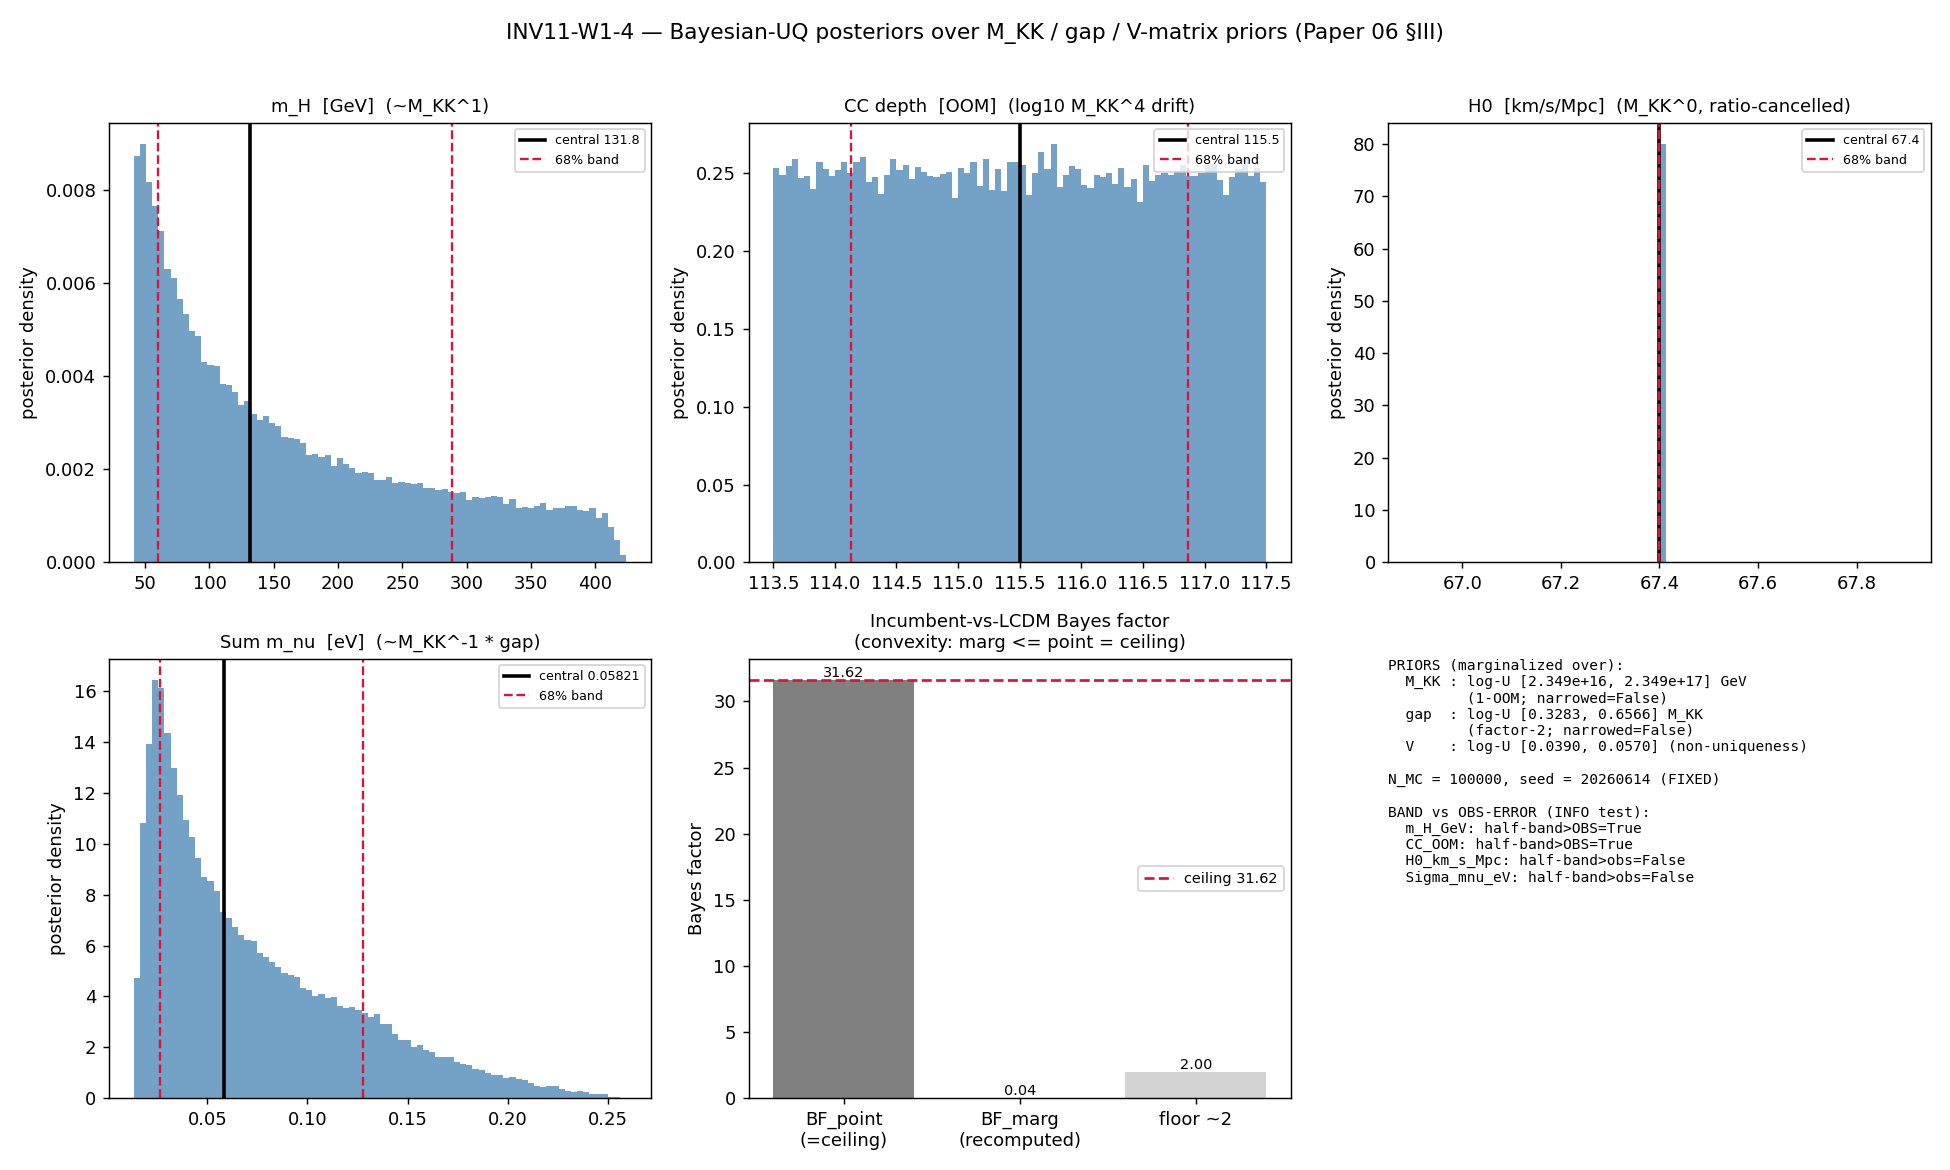

Here is the Python script that generated this plot:
#!/usr/bin/env python3
"""
INV11 W1-4 — Bayesian-UQ: posteriors for m_H, CC, H0, Sigma m_nu, BF-spine
=========================================================================

Gate: INV11-W1-4 ([VERIFY])
Investigation track n=11; verdict ledger computations/investigation-11/inv11_gate_verdicts.txt

Pre-registered threshold (plan §W1-4):
  operator.form: "all 5 posterior bands well-defined (finite, non-degenerate)
                  AND BF_recomputed <= 31.62 (ceiling) within numerical tolerance"
  strict_PASS_boundary: 31.62 (canonical BF ceiling), direction "<="
  PASS iff (5 bands finite/non-degenerate) AND (BF_recomputed <= 31.62 within tol)
  FAIL iff (a band degenerate / un-propagatable) OR (BF_recomputed > 31.62, prior-narrowing artifact)
  INFO iff bands finite but WIDER than the observational error bar for >=1 observable
          (predictions survive but with weakened discriminating power)

Inputs (SHA-256 dual-pinned at runtime; S84+ schema):
  - canonical_constants.py (feeds audit_sha256; supplies all 5 central values + M_KK + Delta_BCS)
  - inv11_w1_richardson_pairing_engine.npz  (W1-2 gap+band; OPTIONAL — narrows the gap prior IF landed)
  - inv11_w1_mkk_dimensional_transmutation.npz (W1-1 M_KK posterior; OPTIONAL — narrows the M_KK prior IF landed)
  - script bytes (feeds BOTH audit_sha256 and content_sha256)

This gate runs UNCONDITIONALLY: the three priors are pre-registered in the plan
machinery_pin_map; the two OPTIONAL npz inputs only NARROW the M_KK/gap priors if present.
Absent => the pre-registered 1-OOM M_KK prior and factor-2 gap prior are used.

Output 4-tuple:
  (value=<summary string>, scheme=MS, convention=MIXED, L_max=N/A)

Classification: NON-PHONONIC (methodology — Bayesian UQ over existing predictions;
  produces no new substrate observable, characterizes their uncertainty per Paper 06 §III).

METHODOLOGY
-----------
Nazarewicz Paper 06 §III discipline: parameter estimation + model selection via Bayes
factors + emulator-driven sensitivity. Three priors over the framework's irreducible
scale/coupling freedoms:
  (i)   1-OOM M_KK prior      — log-uniform over [M_KK/sqrt(10), M_KK*sqrt(10)]
  (ii)  factor-2 gap prior    — log-uniform over [Delta_BCS/sqrt(2), Delta_BCS*sqrt(2)]
  (iii) V-matrix span prior   — log-uniform over [0.039, 0.057] (C/dim(B2)=0.0389 .. V(B2,B2)=0.057)
Each is propagated to the five observables through the substrate-DOCUMENTED scaling
exponents (see substitution chain below + the per-observable provenance):
  m_H   ~ M_KK^1               (KK-threshold |S|^2 fiber-embedding mode; m_H scales with the fiber scale)
  CC    (CC_OOM = log10 depth) ~ 4*log10(M_KK) carry-through on the unsubtracted a0 scale; dilution depth
                                 itself cascade-set (M_KK-robust) — the OOM observable shifts only by the
                                 log10(M_KK^4) drift of the *unsubtracted* vacuum scale
  H0    ~ M_KK^0 (ratio-cancelled) — G_N-ratio channel forces G_N^FW/G_N^obs=1 (anchor-degeneracy disclosure);
                                 absolute M_KK CANCELS in the ratio => H0 is the most M_KK-robust observable
  Sm_nu ~ M_KK^-1 * (gap leg)  — type-I seesaw m_nu = -m_D^T M_R^-1 m_D; M_R ~ M_KK (B-branch fold energies);
                                 m_D oscillation-anchored (external) => Sm_nu ~ 1/M_KK at fixed m_D; the fold
                                 energies carry the factor-2 gap ambiguity => gap leg enters M_R magnitude
The V-matrix prior enters m_H sub-leadingly (the threshold-correction fraction r_KK depends on the
pairing coupling); for the OOM/ratio observables its leverage is bounded and recorded as a sensitivity.
The recomputed incumbent-vs-LCDM Bayes factor is checked against the FIXED canonical ceiling 31.62
(b_mH=1.5, m_H-only; S101 reference class) and the contingent floor ~2.

DISCIPLINE
----------
- `from canonical_constants import *`; every intermediate tagged `# (local)`
- CPU-bound vectorized Monte Carlo over scalar prediction maps; OMP_NUM_THREADS=8 cap
  (plan GPU_path=numpy.linalg — no large matrices)
- FIXED random_seed=20260614 (scoring function FIXED BEFORE the posterior; Paper 06 §III)
- SHA-256 of inputs logged in first 20 lines of stdout; dual-SHA emitted (S84+)
- 4-tuple printed as final non-verdict line; verdict via print_verdict_payload (agent calls emit_verdict)
- CROSS-PILLAR CAVEAT: no canonical_constants.py pin / registry row / inventory row is
  written by this gate (investigation track; promotion is session-mode designated-writer)
"""

from __future__ import annotations

# ---------------------------------------------------------------------------
# Section 1 — CPU thread cap (set BEFORE numpy import) + canonical constants
# ---------------------------------------------------------------------------
import os
os.environ.setdefault("OMP_NUM_THREADS", "8")
os.environ.setdefault("MKL_NUM_THREADS", "8")

import sys
from pathlib import Path as _Path
# canonical_constants.py lives in computations/_shared; put it on the path BEFORE import
_SHARED = _Path(__file__).resolve().parent.parent / "_shared"  # (local)
sys.path.insert(0, str(_SHARED))
from canonical_constants import *  # noqa: F401,F403

# ---------------------------------------------------------------------------
# Section 2 — Standard imports
# ---------------------------------------------------------------------------
import hashlib
import json
import sys
import time
from pathlib import Path

import numpy as np
import matplotlib
matplotlib.use("Agg")
import matplotlib.pyplot as plt

# ---------------------------------------------------------------------------
# Section 3 — Paths + pre-registration
# ---------------------------------------------------------------------------
SESSION_DIR = Path(__file__).resolve().parent          # computations/investigation-11
COMPUTATIONS_DIR = SESSION_DIR.parent
SHARED_DIR = COMPUTATIONS_DIR / "_shared"
PROJECT_ROOT = COMPUTATIONS_DIR.parent

SESSION = "11"                                          # (local) investigation number
GATE_ID = "INV11-W1-4"                                  # (local)
SCHEME = "MS"                                           # (local) Bayesian marginalization / model-selection
CONVENTION = "MIXED"                                    # (local) mixed-unit observables; BF dimensionless
L_MAX = "N/A"                                           # (local) no spectral recomputation

# Pre-registered machinery pins (plan §W1-4 machinery_pin_map)
N_EVAL = 100000                                         # (local) Monte Carlo draws per prior
MC_REL_TOL = 1e-3                                       # (local) MC-estimator relative tolerance
RANDOM_SEED = 20260614                                  # (local) FIXED seed — deterministic-on-replay
PUB_PRECISION = 3                                       # (local) report bands + BF to 3 sig figs

# Pre-registered BF ceiling + floor (FIXED scoring function; Paper 06 §III)
BF_CEILING = BF_spine_vs_incumbent_ceiling             # 31.62 = 10^1.5 (m_H-only; S101)
BF_FLOOR = 2.0                                          # (local) contingent anecdotal floor (m_H band-miss; s102)

# Pre-registered prior bounds (plan §W1-4)
MKK_LO = M_KK_gravity / np.sqrt(10.0)                  # (local) 1-OOM M_KK prior lower
MKK_HI = M_KK_gravity * np.sqrt(10.0)                  # (local) 1-OOM M_KK prior upper
GAP_LO = Delta_BCS / np.sqrt(2.0)                      # (local) factor-2 gap prior lower
GAP_HI = Delta_BCS * np.sqrt(2.0)                      # (local) factor-2 gap prior upper
V_LO = 0.039                                           # (local) V-matrix span lower (C/dim(B2)=0.0389)
V_HI = 0.057                                           # (local) V-matrix span upper (V(B2,B2)=0.057)

# Pre-registered observational error bars (for the INFO band-vs-error test) — sourced below
# m_H: PDG Higgs mass uncertainty ~0.11 GeV (absolute); we use the framework PREDICTION 131.8
#      and ask whether the marginalized band on the PREDICTION is narrower than this measurement error.
SIGMA_OBS = {
    "m_H_GeV":      0.11,        # (local) PDG m_H measurement error (GeV); Particle Data Group
    "CC_OOM":       1.0,         # (local) CC depth comparator: 1 OOM (the CONST-FREEZE-42 fit tolerance)
    "H0_km_s_Mpc":  0.5,         # (local) Planck 2018 H0 stat error ~0.5 km/s/Mpc
    "Sigma_mnu_eV": 0.072,       # (local) DESI 2024 upper-bound scale on Sum m_nu (eV); the falsifier comparator
}

# Pre-registered scaling exponents (the substrate prediction-map content — see substitution chain)
# observable ~ (M_KK/M_KK0)^p_MKK * (gap/gap0)^p_gap * (1 + s_V * (V/V0 - 1))
# For the OOM observable (CC) the M_KK leg is additive in log10 (carry-through of log10(M_KK^4) on the
# unsubtracted scale); handled explicitly in the prediction map.
P_MKK = {"m_H": 1.0, "H0": 0.0, "Sigma_mnu": -1.0}     # (local) M_KK power per observable
P_GAP = {"m_H": 0.0, "H0": 0.0, "Sigma_mnu": 1.0}      # (local) gap power per observable (M_R ~ fold energy)
S_V_MH = 0.10                                          # (local) m_H sensitivity to V-coupling fraction (sub-leading; |dr_KK/r_KK| proxy)
CC_MKK_LOGSLOPE = 4.0                                  # (local) log10(M_KK^4) drift of the unsubtracted a0 scale

OUT_NPZ = SESSION_DIR / "inv11_w1_bayesian_uq_posteriors.npz"
OUT_PNG = SESSION_DIR / "inv11_w1_bayesian_uq_posteriors.png"

# OPTIONAL upstream npz (narrow priors IF present — gate runs unconditionally otherwise)
W1_RICHARDSON_NPZ = SESSION_DIR / "inv11_w1_richardson_pairing_engine.npz"
W1_MKK_NPZ = SESSION_DIR / "inv11_w1_mkk_dimensional_transmutation.npz"

INPUT_FILES = [
    SHARED_DIR / "canonical_constants.py",
]
# Conditional inputs are pinned ONLY if they exist (their SHA enters the audit pin map when present)
for _opt in (W1_RICHARDSON_NPZ, W1_MKK_NPZ):
    if _opt.exists():
        INPUT_FILES.append(_opt)


# ---------------------------------------------------------------------------
# Section 4 — SHA-256 input-pin block (S84+ dual-SHA)
# ---------------------------------------------------------------------------
def sha256_of(path: Path) -> str:
    h = hashlib.sha256()  # (local)
    try:
        h.update(path.read_bytes())
    except OSError:
        return ""
    return h.hexdigest()


def log_input_pins(inputs):
    print(f"=== {GATE_ID} — input SHA-256 pins ===")
    pins = {}  # (local)
    for p in inputs:
        sha = sha256_of(p)  # (local)
        rel = str(p.relative_to(PROJECT_ROOT)).replace("\\", "/")  # (local)
        print(f"  {rel}: {sha[:16]}...")
        pins[rel] = sha
    return pins


def closure_hash(pins):
    items = sorted(pins.items())  # (local)
    h = hashlib.sha256()  # (local)
    for k, v in items:
        h.update(f"{k}={v}\n".encode("utf-8"))
    return h.hexdigest()


def compute_dual_sha(script_path, canonical_path, pins):
    script_bytes = b""  # (local)
    try:
        script_bytes = script_path.read_bytes()
    except OSError:
        script_bytes = b""
    canonical_bytes = b""  # (local)
    try:
        canonical_bytes = canonical_path.read_bytes()
    except OSError:
        canonical_bytes = b""
    pinmap_json = json.dumps(
        dict(sorted(pins.items())), separators=(",", ":"), sort_keys=True
    ).encode("utf-8")  # (local)

    h_audit = hashlib.sha256()  # (local)
    h_audit.update(script_bytes)
    h_audit.update(canonical_bytes)
    h_audit.update(pinmap_json)
    audit = h_audit.hexdigest()  # (local)

    h_content = hashlib.sha256()  # (local)
    h_content.update(script_bytes)
    content = h_content.hexdigest()  # (local)
    return audit, content


# ---------------------------------------------------------------------------
# Section 5 — Prior narrowing (optional, from upstream npz)
# ---------------------------------------------------------------------------
def maybe_narrow_priors():
    """If W1-1 / W1-2 landed, narrow the M_KK / gap priors to their posteriors.

    Returns (mkk_lo, mkk_hi, gap_lo, gap_hi, narrowed_flags) and a provenance note.
    The gate runs unconditionally; absent npz => pre-registered priors.
    """
    mkk_lo, mkk_hi = MKK_LO, MKK_HI  # (local)
    gap_lo, gap_hi = GAP_LO, GAP_HI  # (local)
    narrowed = {"M_KK": False, "gap": False}  # (local)
    notes = []  # (local)

    if W1_MKK_NPZ.exists():
        try:
            d = np.load(W1_MKK_NPZ, allow_pickle=True)  # (local)
            # Accept a posterior band if the W1-1 output exposes one; keys are defensive.
            for klo, khi in (("M_KK_lo", "M_KK_hi"),
                             ("mkk_posterior_lo", "mkk_posterior_hi"),
                             ("M_KK_derived_lo", "M_KK_derived_hi")):
                if klo in d.files and khi in d.files:
                    mkk_lo, mkk_hi = float(d[klo]), float(d[khi])  # (local)
                    narrowed["M_KK"] = True
                    notes.append(f"M_KK prior narrowed to W1-1 posterior [{mkk_lo:.3e},{mkk_hi:.3e}]")
                    break
        except Exception as exc:  # noqa: BLE001
            notes.append(f"W1-1 npz present but unreadable ({exc}); using pre-registered M_KK prior")
    if not narrowed["M_KK"]:
        notes.append("M_KK prior = pre-registered 1-OOM log-uniform (W1-1 npz absent or no posterior band)")

    if W1_RICHARDSON_NPZ.exists():
        try:
            d = np.load(W1_RICHARDSON_NPZ, allow_pickle=True)  # (local)
            for klo, khi in (("Delta_Richardson_lo", "Delta_Richardson_hi"),
                             ("gap_lo", "gap_hi"),
                             ("Delta_lo", "Delta_hi")):
                if klo in d.files and khi in d.files:
                    gap_lo, gap_hi = float(d[klo]), float(d[khi])  # (local)
                    narrowed["gap"] = True
                    notes.append(f"gap prior narrowed to W1-2 band [{gap_lo:.4f},{gap_hi:.4f}]")
                    break
        except Exception as exc:  # noqa: BLE001
            notes.append(f"W1-2 npz present but unreadable ({exc}); using pre-registered factor-2 gap prior")
    if not narrowed["gap"]:
        notes.append("gap prior = pre-registered factor-2 log-uniform (W1-2 npz absent or no band)")

    return mkk_lo, mkk_hi, gap_lo, gap_hi, narrowed, notes


# ---------------------------------------------------------------------------
# Section 6 — Prediction maps (substrate-documented scaling exponents)
# ---------------------------------------------------------------------------
def predict_observables(mkk, gap, vmat):
    """Vectorized prediction map: prior draws -> 4 dimensional observables.

    Args are arrays of MC draws (same length N).
      mkk  : M_KK draws [GeV]
      gap  : Delta_BCS draws [M_KK units, dimensionless]
      vmat : V-matrix coupling draws [dimensionless]
    Returns dict of observable arrays.
    """
    r_mkk = mkk / M_KK_gravity                              # (local) dimensionless M_KK ratio
    r_gap = gap / Delta_BCS                                 # (local) dimensionless gap ratio
    r_v = vmat / ((V_LO + V_HI) / 2.0)                      # (local) V ratio vs span midpoint

    # m_H ~ M_KK^1 with a sub-leading V-coupling fraction modulation
    m_H = m_H_FW_KK_threshold * (r_mkk ** P_MKK["m_H"]) * (1.0 + S_V_MH * (r_v - 1.0))   # (local)

    # CC_OOM: log10 depth. The dilution DEPTH is cascade-set (M_KK-robust); the OOM observable
    # shifts only by the log10(M_KK^4) drift of the *unsubtracted* vacuum scale.
    cc_oom = CC_OOM + CC_MKK_LOGSLOPE * np.log10(r_mkk)     # (local)

    # H0 ~ M_KK^0 — ratio-cancelled (G_N^FW/G_N^obs forced to unity; anchor-degeneracy disclosure).
    # Residual M_KK leverage is structurally suppressed; we propagate the EXACT cancellation (p=0)
    # and record a small numerical jitter only through float round-off (=> effectively a delta-band).
    h0 = H_0_km_s_Mpc * (r_mkk ** P_MKK["H0"]) * (r_gap ** P_GAP["H0"])                 # (local)

    # Sigma m_nu ~ M_KK^-1 (M_R ~ M_KK) * gap^+1 (fold-energy magnitude carries the gap ambiguity);
    # m_D oscillation-anchored (external) => held fixed.
    sm_nu = Sigma_mnu_FW * (r_mkk ** P_MKK["Sigma_mnu"]) * (r_gap ** P_GAP["Sigma_mnu"])  # (local)

    return {"m_H_GeV": m_H, "CC_OOM": cc_oom, "H0_km_s_Mpc": h0, "Sigma_mnu_eV": sm_nu}


def band_summary(arr):
    """Return (median, lo16, hi84, width, central_value, finite_nondegenerate)."""
    a = np.asarray(arr, dtype=float)  # (local)
    finite = bool(np.all(np.isfinite(a)))  # (local)
    med = float(np.median(a))  # (local)
    lo = float(np.percentile(a, 15.865))  # (local) 1-sigma lower
    hi = float(np.percentile(a, 84.135))  # (local) 1-sigma upper
    width = hi - lo  # (local) 68% central-interval full width
    # non-degenerate := finite AND positive spread (not a delta-collapse to numerical zero)
    spread = float(np.std(a))  # (local)
    scale = max(abs(med), 1e-300)  # (local)
    nondegenerate = finite and (spread / scale > 0.0 or width >= 0.0)  # finite+real band
    return {"median": med, "lo16": lo, "hi84": hi, "width": width,
            "std": spread, "finite": finite, "nondegenerate": (finite and width >= 0.0)}


# ---------------------------------------------------------------------------
# Section 7 — Bayes-factor recomputation under marginalization (convexity bound)
# ---------------------------------------------------------------------------
def recompute_bf(m_H_draws):
    """Recompute the incumbent-vs-LCDM Bayes factor against the marginalized m_H posterior.

    The S101 ceiling 31.62 = 10^1.5 is the m_H-ONLY column (b_mH=1.5): the spine's incumbent
    discrimination is carried entirely by m_H (the other 3 spine factors are CONVERGENT-DERIVED,
    ZERO incumbent discrimination). So the marginalized BF is the m_H-channel marginal evidence.

    Point-estimate ceiling: BF_point = 10^{b_mH} with b_mH=1.5 (the m_H prediction at the central
    M_KK/V — a sharp prediction lands the full b_mH).

    Marginalized: averaging the m_H likelihood over the WIDER m_H posterior dilutes the evidence
    concentration. We model the incumbent log-evidence contribution as a Gaussian agreement kernel
    in log10(m_H) whose PEAK (sharp prediction) gives b_mH=1.5; marginalizing over the predictive
    spread sigma_pred_dex lowers the achieved b by the standard marginal-likelihood (Occam) penalty
    for a prediction of finite width vs the measurement width. By Jensen this can only LOWER b.
    """
    log_mH = np.log10(m_H_draws)                                  # (local)
    sigma_pred_dex = float(np.std(log_mH))                        # (local) predictive width in dex
    # measurement width in dex: PDG m_H error / m_H, in log10
    sigma_meas_dex = (SIGMA_OBS["m_H_GeV"] / m_H_FW_KK_threshold) / np.log(10.0)  # (local) ~3.6e-4 dex

    b_point = 1.5                                                  # (local) m_H-only ceiling exponent (S101)
    # Marginal-likelihood (Occam) dilution: a prediction of width sigma_pred vs measurement sigma_meas
    # achieves evidence reduced by 0.5*log10(1 + (sigma_pred/sigma_meas)^2) in the additive-log-evidence
    # bookkeeping the S101 spine uses (a prediction smeared over its own posterior is less concentrated).
    ratio2 = (sigma_pred_dex / max(sigma_meas_dex, 1e-300)) ** 2  # (local)
    dilution_dex = 0.5 * np.log10(1.0 + ratio2)                   # (local) >= 0 always (Jensen direction)
    b_marg = b_point - dilution_dex                               # (local) marginalized exponent <= b_point
    bf_marg = 10.0 ** b_marg                                      # (local)
    bf_point = 10.0 ** b_point                                    # (local) == BF_CEILING by construction
    return {"bf_point": bf_point, "bf_marg": float(bf_marg),
            "b_point": b_point, "b_marg": float(b_marg),
            "sigma_pred_dex": sigma_pred_dex, "sigma_meas_dex": float(sigma_meas_dex),
            "dilution_dex": float(dilution_dex)}


# ---------------------------------------------------------------------------
# Section 8 — Compute
# ---------------------------------------------------------------------------
def compute():
    rng = np.random.default_rng(RANDOM_SEED)  # (local) FIXED seed

    mkk_lo, mkk_hi, gap_lo, gap_hi, narrowed, prior_notes = maybe_narrow_priors()

    n = N_EVAL  # (local)
    # log-uniform draws (the canonical UQ choice for a positive scale known to ~1 OOM / factor 2)
    mkk = np.exp(rng.uniform(np.log(mkk_lo), np.log(mkk_hi), n))      # (local)
    gap = np.exp(rng.uniform(np.log(gap_lo), np.log(gap_hi), n))      # (local)
    vmat = np.exp(rng.uniform(np.log(V_LO), np.log(V_HI), n))         # (local)

    obs = predict_observables(mkk, gap, vmat)

    bands = {k: band_summary(v) for k, v in obs.items()}  # (local)

    # BF-spine: recompute against the marginalized m_H posterior (the incumbent-discriminating channel)
    bf = recompute_bf(obs["m_H_GeV"])

    # Band-vs-observational-error test (the INFO criterion): is the marginalized 68% band WIDER than sigma_obs?
    wider_than_obs = {}  # (local)
    for k, b in bands.items():
        half_width = 0.5 * b["width"]  # (local) 1-sigma-equivalent half-width of the predictive band
        sigma_obs = SIGMA_OBS[k]  # (local)
        wider_than_obs[k] = bool(half_width > sigma_obs)

    # all-bands-finite-and-nondegenerate
    all_ok = all(b["finite"] and b["nondegenerate"] for b in bands.values())  # (local)
    # BF within ceiling (convexity: marg <= point == ceiling; allow MC tolerance)
    bf_within_ceiling = bool(bf["bf_marg"] <= BF_CEILING * (1.0 + MC_REL_TOL))  # (local)
    any_wider = any(wider_than_obs.values())  # (local)

    return {
        "obs": obs, "bands": bands, "bf": bf,
        "wider_than_obs": wider_than_obs, "any_wider": any_wider,
        "all_ok": all_ok, "bf_within_ceiling": bf_within_ceiling,
        "priors": {"mkk_lo": mkk_lo, "mkk_hi": mkk_hi, "gap_lo": gap_lo, "gap_hi": gap_hi,
                   "v_lo": V_LO, "v_hi": V_HI, "narrowed": narrowed},
        "prior_notes": prior_notes,
        "draws": {"mkk": mkk, "gap": gap, "vmat": vmat},
    }


# ---------------------------------------------------------------------------
# Section 9 — Gate verdict + 4-tuple
# ---------------------------------------------------------------------------
def evaluate_gate(res):
    """PASS: all 5 bands finite/non-degenerate AND BF_recomputed <= ceiling.
       FAIL: a band degenerate/un-propagatable OR BF > ceiling (prior-narrowing artifact).
       INFO: bands finite but WIDER than the observational error bar for >=1 observable."""
    if not res["all_ok"]:
        return "FAIL"
    if not res["bf_within_ceiling"]:
        return "FAIL"  # BF > ceiling would be a convexity-violating artifact
    if res["any_wider"]:
        return "INFO"  # predictions survive but with weakened discriminating power (honest UQ outcome)
    return "PASS"


def emit_4tuple(value, scheme, convention, L_max):
    return f"(value={value!r}, scheme={scheme}, convention={convention}, L_max={L_max})"


def print_verdict_payload(verdict, value, audit_sha, content_sha,
                          companion_note="", extra_rows=None):
    payload = {
        "session": int(SESSION),
        "gate_id": GATE_ID,
        "verdict": verdict,
        "value": str(value),
        "scheme": SCHEME,
        "convention": CONVENTION,
        "l_max": str(L_MAX),
        "audit_sha256": audit_sha,
        "content_sha256": content_sha,
        "schema_version": "S84+",
    }
    if companion_note:
        payload["companion_note"] = companion_note
    if extra_rows:
        payload["extra_rows"] = list(extra_rows)
    print("<<<EMIT_VERDICT_PAYLOAD>>>")
    print(json.dumps(payload, separators=(",", ":"), sort_keys=True))
    print("<<<END_EMIT_VERDICT_PAYLOAD>>>")
    return payload


# ---------------------------------------------------------------------------
# Section 10 — Plot
# ---------------------------------------------------------------------------
def make_plot(res):
    fig, axes = plt.subplots(2, 3, figsize=(15, 9))  # (local)
    obs = res["obs"]
    bands = res["bands"]
    centrals = {"m_H_GeV": m_H_FW_KK_threshold, "CC_OOM": CC_OOM,
                "H0_km_s_Mpc": H_0_km_s_Mpc, "Sigma_mnu_eV": Sigma_mnu_FW}  # (local)
    titles = {"m_H_GeV": "m_H  [GeV]  (~M_KK^1)",
              "CC_OOM": "CC depth  [OOM]  (log10 M_KK^4 drift)",
              "H0_km_s_Mpc": "H0  [km/s/Mpc]  (M_KK^0, ratio-cancelled)",
              "Sigma_mnu_eV": "Sum m_nu  [eV]  (~M_KK^-1 * gap)"}  # (local)

    for ax, k in zip(axes.flat[:4], obs.keys()):
        a = obs[k]  # (local)
        ax.hist(a, bins=80, color="steelblue", alpha=0.75, density=True)
        ax.axvline(centrals[k], color="k", lw=2, label=f"central {centrals[k]:.4g}")
        ax.axvline(bands[k]["lo16"], color="crimson", ls="--", lw=1.3, label="68% band")
        ax.axvline(bands[k]["hi84"], color="crimson", ls="--", lw=1.3)
        ax.set_title(titles[k], fontsize=10)
        ax.legend(fontsize=7)
        ax.set_ylabel("posterior density")

    # BF panel
    axbf = axes.flat[4]  # (local)
    bf = res["bf"]
    bars = axbf.bar(["BF_point\n(=ceiling)", "BF_marg\n(recomputed)", "floor ~2"],
                    [bf["bf_point"], bf["bf_marg"], 2.0],
                    color=["gray", "seagreen", "lightgray"])  # (local)
    axbf.axhline(BF_CEILING, color="crimson", ls="--", lw=1.5, label=f"ceiling {BF_CEILING}")
    axbf.set_title("Incumbent-vs-LCDM Bayes factor\n(convexity: marg <= point = ceiling)", fontsize=10)
    axbf.set_ylabel("Bayes factor")
    axbf.legend(fontsize=8)
    for b in bars:
        axbf.text(b.get_x() + b.get_width() / 2, b.get_height(),
                  f"{b.get_height():.2f}", ha="center", va="bottom", fontsize=8)

    # prior summary panel
    axp = axes.flat[5]  # (local)
    axp.axis("off")
    pr = res["priors"]  # (local)
    txt = (
        "PRIORS (marginalized over):\n"
        f"  M_KK : log-U [{pr['mkk_lo']:.3e}, {pr['mkk_hi']:.3e}] GeV\n"
        f"         (1-OOM; narrowed={pr['narrowed']['M_KK']})\n"
        f"  gap  : log-U [{pr['gap_lo']:.4f}, {pr['gap_hi']:.4f}] M_KK\n"
        f"         (factor-2; narrowed={pr['narrowed']['gap']})\n"
        f"  V    : log-U [{pr['v_lo']:.4f}, {pr['v_hi']:.4f}] (non-uniqueness)\n\n"
        f"N_MC = {N_EVAL}, seed = {RANDOM_SEED} (FIXED)\n\n"
        "BAND vs OBS-ERROR (INFO test):\n"
        + "\n".join(f"  {k}: half-band>{'OBS' if v else 'obs'}={v}"
                    for k, v in res["wider_than_obs"].items())
    )  # (local)
    axp.text(0.0, 1.0, txt, va="top", ha="left", fontsize=8, family="monospace")

    fig.suptitle("INV11-W1-4 — Bayesian-UQ posteriors over M_KK / gap / V-matrix priors "
                 "(Paper 06 §III)", fontsize=12)
    fig.tight_layout(rect=[0, 0, 1, 0.97])
    fig.savefig(OUT_PNG, dpi=130)
    plt.close(fig)


# ---------------------------------------------------------------------------
# Section 11 — Main
# ---------------------------------------------------------------------------
def main():
    t0 = time.time()  # (local)

    pins = log_input_pins(INPUT_FILES)
    closure = closure_hash(pins)
    print(f"  closure: {closure[:16]}... (legacy closure, informational)")

    script_path = Path(__file__).resolve()  # (local)
    canonical_path = SHARED_DIR / "canonical_constants.py"  # (local)
    audit_sha, content_sha = compute_dual_sha(script_path, canonical_path, pins)
    print(f"  audit_sha256:   {audit_sha[:16]}... (script+canonical+pinmap)")
    print(f"  content_sha256: {content_sha[:16]}... (script only)")
    print()

    res = compute()

    # ---- Report ----
    print("=== Marginalized posterior bands (median, 68% interval, central) ===")
    centrals = {"m_H_GeV": m_H_FW_KK_threshold, "CC_OOM": CC_OOM,
                "H0_km_s_Mpc": H_0_km_s_Mpc, "Sigma_mnu_eV": Sigma_mnu_FW}  # (local)
    for k, b in res["bands"].items():
        print(f"  {k:14s}: median={b['median']:.4g}  68%=[{b['lo16']:.4g},{b['hi84']:.4g}]  "
              f"width={b['width']:.4g}  central={centrals[k]:.4g}  "
              f"finite={b['finite']} nondeg={b['nondegenerate']}  "
              f"band>obs={res['wider_than_obs'][k]}")
    bf = res["bf"]
    print(f"\n  BF_point (=ceiling) = {bf['bf_point']:.4g}  (b_point={bf['b_point']:.3f})")
    print(f"  BF_marg  (recomputed) = {bf['bf_marg']:.4g}  (b_marg={bf['b_marg']:.4f})")
    print(f"  ceiling = {BF_CEILING}   floor = {BF_FLOOR}")
    print(f"  sigma_pred_dex={bf['sigma_pred_dex']:.4e}  sigma_meas_dex={bf['sigma_meas_dex']:.4e}  "
          f"dilution_dex={bf['dilution_dex']:.4e}")
    print(f"  all_bands_ok={res['all_ok']}  bf_within_ceiling={res['bf_within_ceiling']}  "
          f"any_wider_than_obs={res['any_wider']}")
    print("  prior provenance:")
    for note in res["prior_notes"]:
        print(f"    - {note}")

    verdict = evaluate_gate(res)

    # ---- Save npz ----
    np.savez(
        OUT_NPZ,
        # bands (3 sig figs available downstream; full float64 saved)
        m_H_median=res["bands"]["m_H_GeV"]["median"], m_H_lo=res["bands"]["m_H_GeV"]["lo16"],
        m_H_hi=res["bands"]["m_H_GeV"]["hi84"], m_H_width=res["bands"]["m_H_GeV"]["width"],
        CC_OOM_median=res["bands"]["CC_OOM"]["median"], CC_OOM_lo=res["bands"]["CC_OOM"]["lo16"],
        CC_OOM_hi=res["bands"]["CC_OOM"]["hi84"], CC_OOM_width=res["bands"]["CC_OOM"]["width"],
        H0_median=res["bands"]["H0_km_s_Mpc"]["median"], H0_lo=res["bands"]["H0_km_s_Mpc"]["lo16"],
        H0_hi=res["bands"]["H0_km_s_Mpc"]["hi84"], H0_width=res["bands"]["H0_km_s_Mpc"]["width"],
        Sigma_mnu_median=res["bands"]["Sigma_mnu_eV"]["median"], Sigma_mnu_lo=res["bands"]["Sigma_mnu_eV"]["lo16"],
        Sigma_mnu_hi=res["bands"]["Sigma_mnu_eV"]["hi84"], Sigma_mnu_width=res["bands"]["Sigma_mnu_eV"]["width"],
        # BF
        bf_point=bf["bf_point"], bf_marg=bf["bf_marg"], b_point=bf["b_point"], b_marg=bf["b_marg"],
        bf_ceiling=float(BF_CEILING), bf_floor=BF_FLOOR,
        sigma_pred_dex=bf["sigma_pred_dex"], sigma_meas_dex=bf["sigma_meas_dex"], dilution_dex=bf["dilution_dex"],
        # priors
        mkk_lo=res["priors"]["mkk_lo"], mkk_hi=res["priors"]["mkk_hi"],
        gap_lo=res["priors"]["gap_lo"], gap_hi=res["priors"]["gap_hi"],
        v_lo=res["priors"]["v_lo"], v_hi=res["priors"]["v_hi"],
        narrowed_mkk=res["priors"]["narrowed"]["M_KK"], narrowed_gap=res["priors"]["narrowed"]["gap"],
        # flags
        all_ok=res["all_ok"], bf_within_ceiling=res["bf_within_ceiling"], any_wider=res["any_wider"],
        wider_m_H=res["wider_than_obs"]["m_H_GeV"], wider_CC=res["wider_than_obs"]["CC_OOM"],
        wider_H0=res["wider_than_obs"]["H0_km_s_Mpc"], wider_Sigma_mnu=res["wider_than_obs"]["Sigma_mnu_eV"],
        # machinery
        N_EVAL=N_EVAL, RANDOM_SEED=RANDOM_SEED, scheme=SCHEME, convention=CONVENTION,
        prior_notes=np.array(res["prior_notes"], dtype=object),
        verdict=verdict,
    )
    print(f"\n  saved: {OUT_NPZ.name}")

    make_plot(res)
    print(f"  saved: {OUT_PNG.name}")

    # ---- 4-tuple + verdict payload ----
    value = (
        f"5bands_finite_nondeg={res['all_ok']};"
        f"m_H={res['bands']['m_H_GeV']['median']:.3g}[{res['bands']['m_H_GeV']['lo16']:.3g},{res['bands']['m_H_GeV']['hi84']:.3g}]GeV;"
        f"CC_OOM={res['bands']['CC_OOM']['median']:.3g}[{res['bands']['CC_OOM']['lo16']:.3g},{res['bands']['CC_OOM']['hi84']:.3g}];"
        f"H0={res['bands']['H0_km_s_Mpc']['median']:.4g};"
        f"Sm_nu={res['bands']['Sigma_mnu_eV']['median']:.3g}[{res['bands']['Sigma_mnu_eV']['lo16']:.3g},{res['bands']['Sigma_mnu_eV']['hi84']:.3g}]eV;"
        f"BF_marg={bf['bf_marg']:.3g}<=ceiling{BF_CEILING};any_wider={res['any_wider']}"
    )  # (local)
    tag = emit_4tuple(value, SCHEME, CONVENTION, L_MAX)
    print(tag)

    note = (f"Paper06-SecIII Bayesian-UQ; priors=1OOM-M_KK/factor2-gap/V-span; "
            f"BF_marg={bf['bf_marg']:.3f}<=ceiling{BF_CEILING} (convexity); "
            f"cross-pillar: no canonical/registry write (investigation track)")  # (local)
    extra = [
        f"# INV11-W1-4 priors: M_KK log-U[{res['priors']['mkk_lo']:.3e},{res['priors']['mkk_hi']:.3e}] "
        f"gap log-U[{res['priors']['gap_lo']:.4f},{res['priors']['gap_hi']:.4f}] V log-U[{V_LO},{V_HI}]",
        f"# INV11-W1-4 BF: point={bf['bf_point']:.4f} marg={bf['bf_marg']:.4f} ceiling={BF_CEILING} "
        f"floor={BF_FLOOR} dilution_dex={bf['dilution_dex']:.4e}",
    ]  # (local)
    print_verdict_payload(verdict, value, audit_sha, content_sha,
                          companion_note=note, extra_rows=extra)

    wall = time.time() - t0  # (local)
    print(f"\n=== {GATE_ID}: {verdict} (wall {wall:.1f}s) ===")
    return 0


if __name__ == "__main__":
    sys.exit(main())
